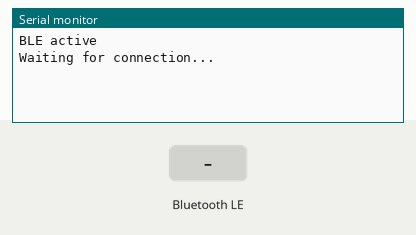
Recording of a sketch running on a simulated Arduino Nano, built with avr-gcc and run on an emulated ATmega328P. Shown: the last lines printed to the serial monitor. The inputs (shaded band) are chosen by the test bench. Nothing arrives over Bluetooth unless stated; a phone connects over Bluetooth LE 3 s after start.

Above: at 3.8 s.
3.9 s: Bluetooth LE write "1" received
At 4.3 s:
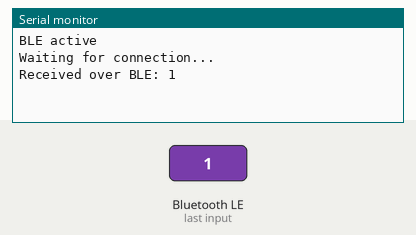
5.4 s: Bluetooth LE write "0" received
At 6.6 s:
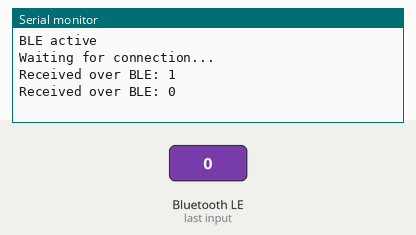
6.9 s: Bluetooth LE write "2" received
At 7.8 s:
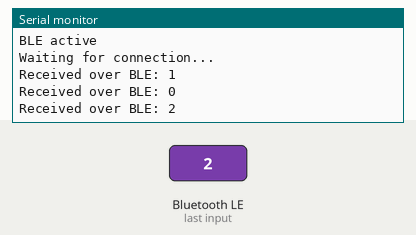

Measured:
- after the input at 3.9 s, the serial monitor: prints a new line at once (image 1)
- after the input at 5.4 s, the serial monitor: prints a new line at once (image 2)
- after the input at 6.9 s, the serial monitor: prints a new line at once (image 3)

The sketch:

bluetooth_base.ino
```cpp
/*
  Minimal Bluetooth Low Energy bidirectional communication test
  using the ArduinoBLE library.

  Architecture:

  Nano ESP32
      │
      └── BLE peripheral / GATT server
              │
              └── testService
                      │
                      ├── commandCharacteristic
                      │       WRITE
                      │       Central -> Nano
                      │
                      └── dataCharacteristic
                              NOTIFY
                              Nano -> Central

  The goal of this test is:
  1. Initialize BLE.
  2. Advertise the Nano as "VibrationTest".
  3. Expose one writable characteristic for commands sent
     from the central to the Nano.
  4. Expose one notification characteristic for data sent
     from the Nano to the central.
  5. Print over Serial anything written by the central into
     commandCharacteristic.
  6. When a command is received, write "Hello from Nano" into
     dataCharacteristic so that a subscribed central receives
     the value through a BLE notification.

*/

#include <ArduinoBLE.h>


// Create the BLE service.
//
// The string is the UUID identifying this particular service.
// The service acts as a container grouping the characteristics used
// by our application.
BLEService testService(
  "19B10000-E8F2-537E-4F6C-D104768A1214"
);


// Create the characteristic used to receive commands from the central.
//
// BLEWrite:
//   A connected central is allowed to WRITE to this characteristic.
//
// 40:
//   Maximum length of the String, in bytes.
//
// Communication direction:
//   Central -> Nano
BLEStringCharacteristic commandCharacteristic(
  "19B10001-E8F2-537E-4F6C-D104768A1214",
  BLEWrite,
  40
);


// Create the characteristic used to send data from the Nano to the central.
//
// BLENotify:
//   A connected central can subscribe to notifications from this
//   characteristic. Once subscribed, the Nano can send a new value to
//   the central without requiring the central to continuously poll it.
//
// 40:
//   Maximum length of the String, in bytes.
//
// Communication direction:
//   Nano -> Central
//
// For this first experiment the characteristic contains Strings.
// Later, the same communication mechanism will be adapted to transmit
// the binary MPU6050 measurement packets.
BLEStringCharacteristic dataCharacteristic(
  "19B10002-E8F2-537E-4F6C-D104768A1214",
  BLENotify,
  40
);


void setup() {

  Serial.begin(115200);

  // Do NOT wait for Serial here.
  //
  // The Nano must also be able to initialize BLE when powered without
  // an active USB serial connection.
  //while (!Serial);


  /*
    Initialize the BLE subsystem.

    BLE.begin() returns true if initialization succeeds
    and false if it fails.
  */
  if (!BLE.begin()) {

    Serial.println("BLE initialization failed");

    // Infinite loop: stop the program here if BLE initialization failed.
    while (1);
  }

  BLE.setLocalName("VibrationTest");  // Set the local BLE name: this is the human-readable name that a scanner may display.

  BLE.setAdvertisedService(testService);  // Tell the advertising system that testService is the service
                                          // we want to advertise.


  /*
    Add both application characteristics to testService.

    Structure after these operations:

    testService
        │
        ├── commandCharacteristic
        │       UUID: ...0001...
        │       Property: WRITE
        │       Direction: Central -> Nano
        │
        └── dataCharacteristic
                UUID: ...0002...
                Property: NOTIFY
                Direction: Nano -> Central

    Notice that creating a BLE characteristic object is not enough
    to expose it through the GATT server: the characteristic must
    also be associated with a service.
  */
  testService.addCharacteristic(commandCharacteristic);
  testService.addCharacteristic(dataCharacteristic);

  BLE.addService(testService);  // Add the completed service to the local GATT server.
                                // At this point testService and both of its characteristics become
                                // part of the GATT database exposed by the Nano.

  BLE.advertise();  // Start BLE advertising.
                    // Nearby BLE central devices can now discover the Nano
                    // and potentially connect to it.

  Serial.println("BLE active");
  Serial.println("Waiting for connection...");
}


void loop() {

  /*
    BLE.poll() gives the ArduinoBLE library an opportunity
    to process BLE events.

    These events include, for example, connections, disconnections,
    characteristic writes and other BLE protocol activity.
  */
  BLE.poll();


  if (commandCharacteristic.written()) {  // written() becomes true when a connected central has written
                                          // a new value into commandCharacteristic.

    String command = commandCharacteristic.value(); // Retrieve the String that the central wrote.

    Serial.print("Received over BLE: ");
    Serial.println(command);

    dataCharacteristic.writeValue("Hello from Nano");
  }

}
/*
  When a command is received, the Nano updates dataCharacteristic with
  the test message "Hello from Nano".

  Since dataCharacteristic has the BLENotify property, a connected
  central that has subscribed to this characteristic can receive the
  updated value as a BLE notification.

  For this first test the transmitted value is a String. Later this
  mechanism will be used to transmit the binary MPU6050 data packets.
*/
```
